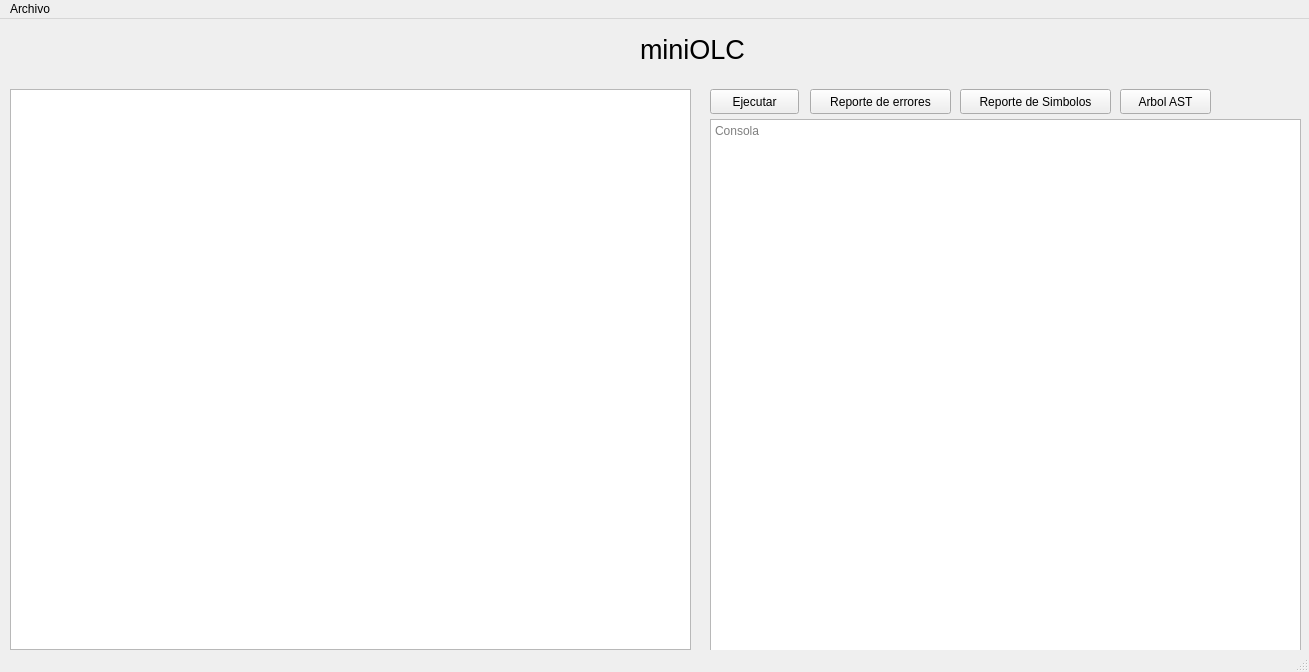
<?xml version="1.0" encoding="UTF-8"?>
<ui version="4.0">
 <class>MainWindow</class>
 <widget class="QMainWindow" name="MainWindow">
  <property name="geometry">
   <rect>
    <x>0</x>
    <y>0</y>
    <width>1309</width>
    <height>672</height>
   </rect>
  </property>
  <property name="windowTitle">
   <string>MainWindow</string>
  </property>
  <widget class="QWidget" name="centralwidget">
   <widget class="QPlainTextEdit" name="textInput">
    <property name="geometry">
     <rect>
      <x>10</x>
      <y>70</y>
      <width>681</width>
      <height>561</height>
     </rect>
    </property>
   </widget>
   <widget class="QLabel" name="label">
    <property name="geometry">
     <rect>
      <x>640</x>
      <y>10</y>
      <width>111</width>
      <height>41</height>
     </rect>
    </property>
    <property name="font">
     <font>
      <pointsize>20</pointsize>
     </font>
    </property>
    <property name="text">
     <string>miniOLC</string>
    </property>
   </widget>
   <widget class="QPushButton" name="execButton">
    <property name="geometry">
     <rect>
      <x>710</x>
      <y>70</y>
      <width>89</width>
      <height>25</height>
     </rect>
    </property>
    <property name="text">
     <string>Ejecutar</string>
    </property>
   </widget>
   <widget class="QPushButton" name="errorsButton">
    <property name="geometry">
     <rect>
      <x>810</x>
      <y>70</y>
      <width>141</width>
      <height>25</height>
     </rect>
    </property>
    <property name="text">
     <string>Reporte de errores</string>
    </property>
   </widget>
   <widget class="QPushButton" name="symbolsButton">
    <property name="geometry">
     <rect>
      <x>960</x>
      <y>70</y>
      <width>151</width>
      <height>25</height>
     </rect>
    </property>
    <property name="text">
     <string>Reporte de Simbolos</string>
    </property>
   </widget>
   <widget class="QPushButton" name="astButton">
    <property name="geometry">
     <rect>
      <x>1120</x>
      <y>70</y>
      <width>91</width>
      <height>25</height>
     </rect>
    </property>
    <property name="text">
     <string>Arbol AST</string>
    </property>
   </widget>
   <widget class="QPlainTextEdit" name="textConsole">
    <property name="geometry">
     <rect>
      <x>710</x>
      <y>100</y>
      <width>591</width>
      <height>541</height>
     </rect>
    </property>
    <property name="palette">
     <palette>
      <active>
       <colorrole role="Midlight">
        <brush brushstyle="SolidPattern">
         <color alpha="255">
          <red>153</red>
          <green>193</green>
          <blue>241</blue>
         </color>
        </brush>
       </colorrole>
      </active>
      <inactive>
       <colorrole role="Midlight">
        <brush brushstyle="SolidPattern">
         <color alpha="255">
          <red>153</red>
          <green>193</green>
          <blue>241</blue>
         </color>
        </brush>
       </colorrole>
      </inactive>
      <disabled>
       <colorrole role="Midlight">
        <brush brushstyle="SolidPattern">
         <color alpha="255">
          <red>153</red>
          <green>193</green>
          <blue>241</blue>
         </color>
        </brush>
       </colorrole>
      </disabled>
     </palette>
    </property>
    <property name="readOnly">
     <bool>true</bool>
    </property>
    <property name="placeholderText">
     <string>Consola</string>
    </property>
   </widget>
  </widget>
  <widget class="QMenuBar" name="menubar">
   <property name="geometry">
    <rect>
     <x>0</x>
     <y>0</y>
     <width>1309</width>
     <height>22</height>
    </rect>
   </property>
   <widget class="QMenu" name="menuArchivo">
    <property name="title">
     <string>Archivo</string>
    </property>
    <addaction name="actionAbrir"/>
    <addaction name="actionGuardar"/>
    <addaction name="actionGuardar_como"/>
   </widget>
   <addaction name="menuArchivo"/>
  </widget>
  <widget class="QStatusBar" name="statusbar"/>
  <action name="actionAbrir">
   <property name="text">
    <string>Abrir</string>
   </property>
   <property name="shortcut">
    <string>Ctrl+O</string>
   </property>
  </action>
  <action name="actionGuardar">
   <property name="text">
    <string>Guardar</string>
   </property>
   <property name="shortcut">
    <string>Ctrl+S</string>
   </property>
  </action>
  <action name="actionGuardar_como">
   <property name="text">
    <string>Guardar como</string>
   </property>
   <property name="shortcut">
    <string>Ctrl+Shift+S</string>
   </property>
  </action>
 </widget>
 <resources/>
 <connections/>
</ui>
